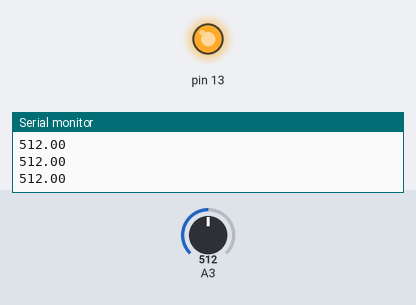
Bench run of a sketch on a simulated Arduino Uno, built with avr-gcc and run on an emulated ATmega328P. On the bench: output pins drawn as LEDs (lit = HIGH), the last lines printed to the serial monitor. The test bench sets the inputs (shaded band); at power-on: A3 = 512.

Above: at 1.3 s.
1.4 s: A3 set to 990
2.9 s: A3 set to 1019
At 4.2 s:
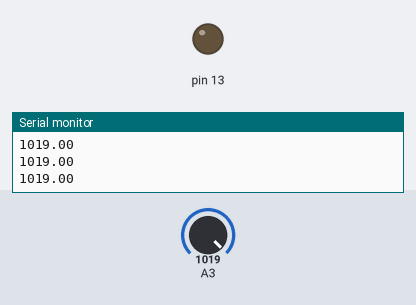
4.5 s: A3 set to 900
At 5.4 s:
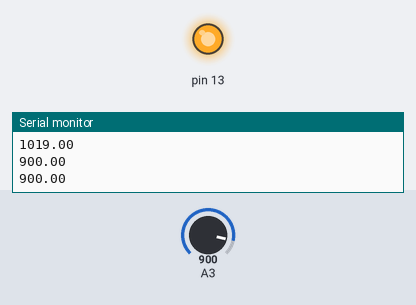
6.0 s: A3 set to 1010
At 6.6 s:
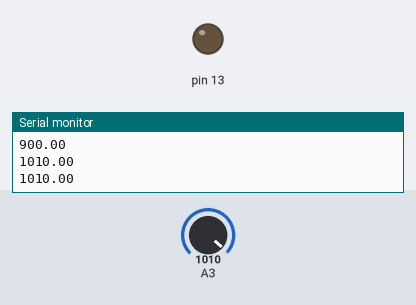
Timing chart, 0 to 8.5 s (numbered marks = the images above; inputs shaded):
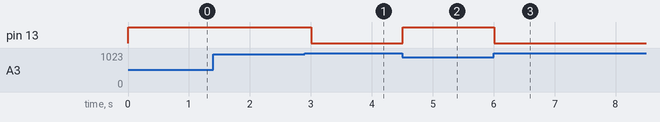

The sketch:

IR_sensor.ino
```cpp
float var;

void setup() {
  // put your setup code here, to run once:
  pinMode(A3, INPUT);
  pinMode(13, OUTPUT);
  Serial.begin(9600);
}

void loop() {
  var = analogRead(A3);
  if (var <= 1000){
    digitalWrite(13, HIGH);
    }
  else
    digitalWrite(13, LOW);
  Serial.println(var);
  delay(500);

}
```

Measured:
- the behaviour switches between 1000 and 1001 on A3 (found by bisection; images 0 and 1)
- after the input at 2.9 s, pin 13: HIGH → LOW after 0.10 s
- after the input at 4.5 s, pin 13: LOW → HIGH at once
- after the input at 6.0 s, pin 13: HIGH → LOW at once
